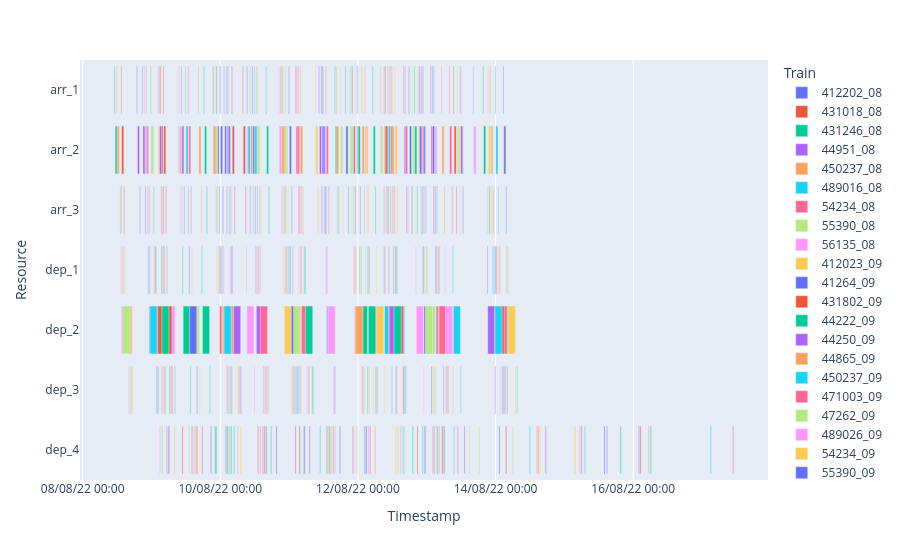

This figure's notebook cell:
### Code cell
# Liste ordonnée des machines
ORDERED_MACHINES = ["arr_1", "arr_2", "arr_3", "dep_1", "dep_2", "dep_3", "dep_4"]


# Données fournies sous forme de liste de dictionnaires
tasks = [
    {"Train": n_arr, 
     "Start": base_time + datetime.timedelta(minutes=var_arr.X), 
     "Finish": base_time + datetime.timedelta(minutes=var_arr.X + T_arr[m_arr]), 
     "Machine": f"arr_{m_arr}", 
     "Resource": f"arr_{m_arr}"}
    for (m_arr, n_arr), var_arr in t_arr.items()
] + [
    {"Train": n_dep, 
     "Start": base_time + datetime.timedelta(minutes=var_dep.X), 
     "Finish": base_time + datetime.timedelta(minutes=var_dep.X + T_dep[m_dep]), 
     "Machine": f"dep_{m_dep}", 
     "Resource": f"dep_{m_dep}"}
    for (m_dep, n_dep), var_dep in t_dep.items()
]

# Construction du DataFrame pour la visualisation
gantt_df = pd.DataFrame(tasks)

# Regroupement des ressources par machine
resource_per_machine = {}
for task in tasks:
    resource_per_machine.setdefault(task["Machine"], set()).add(task["Resource"])

sorted_resources = list(itertools.chain.from_iterable(
    [sorted(resource_per_machine[machine]) for machine in ORDERED_MACHINES]
))

fig = px.timeline(gantt_df, x_start="Start",
                  x_end="Finish", y="Resource", color="Train")
fig.update_layout(xaxis=dict(title='Timestamp', tickformat='%d/%m/%y %H:%M'))
fig.update_yaxes(categoryorder="array",
                 categoryarray=sorted_resources[::-1])
fig.show()
